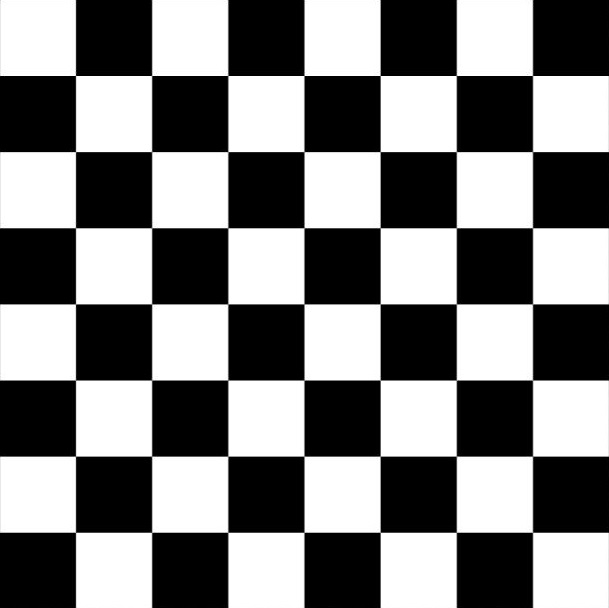
#> input picture images/chess.jpg, 609 x 608 px
$ python FindingCorners.py
#> lines starting #> are read from the running program, lines starting #| are printed output that depends on the picture; after the words box and inside, x2 and y2 are one past the last pixel; in counts of white or black regions, pixels touching at a corner belong together
import cv2
import numpy as np

image = cv2.imread("images/chess.jpg")
#> image is the input picture: shape (608, 609, 3); min 0, max 255, mean 127.5
gray = cv2.cvtColor(image, cv2.COLOR_BGR2GRAY)

# cornerHarris uses float32 data type
gray = np.float32(gray)

corners = cv2.cornerHarris(gray, 3, 3, .05)
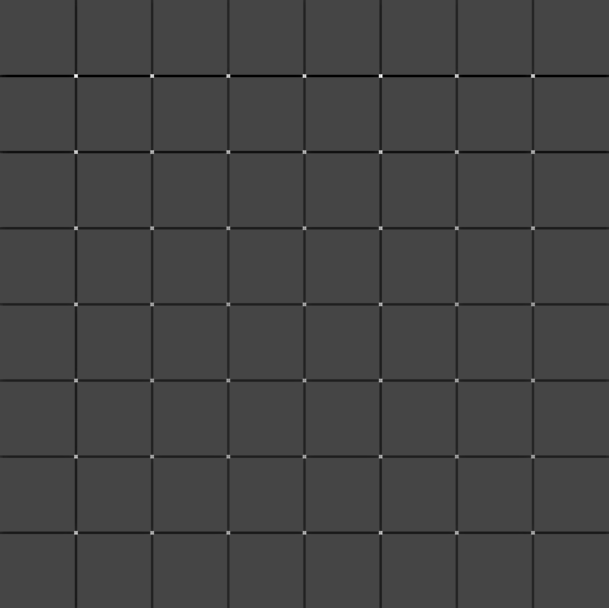
#> corners: shape (608, 609) float32; min -93595736, max 248225536, mean -2746201; drawn with min black and max white

# use a kernel for dilation
kernel = np.ones((7, 7))
corners = cv2.dilate(corners, kernel, iterations=2)
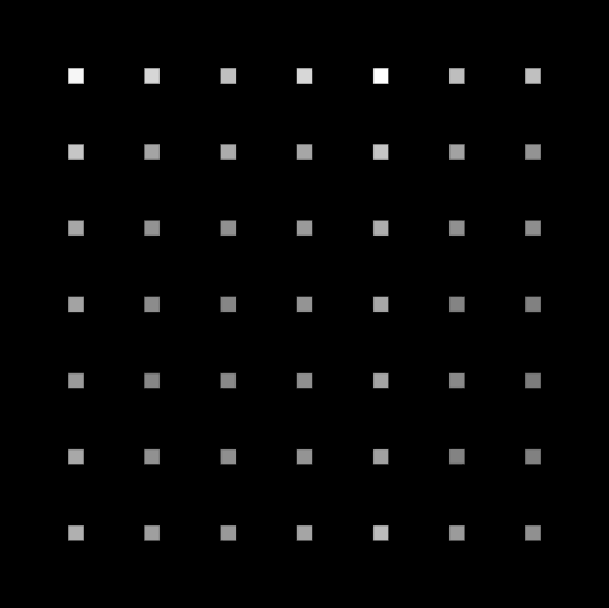
#> corners: shape (608, 609) float32; min -0.00556, max 248225536, mean 4972606.5; drawn with min black and max white
image_copy = image.copy()
image[corners > .025 * corners.max()] = [255, 127, 127]
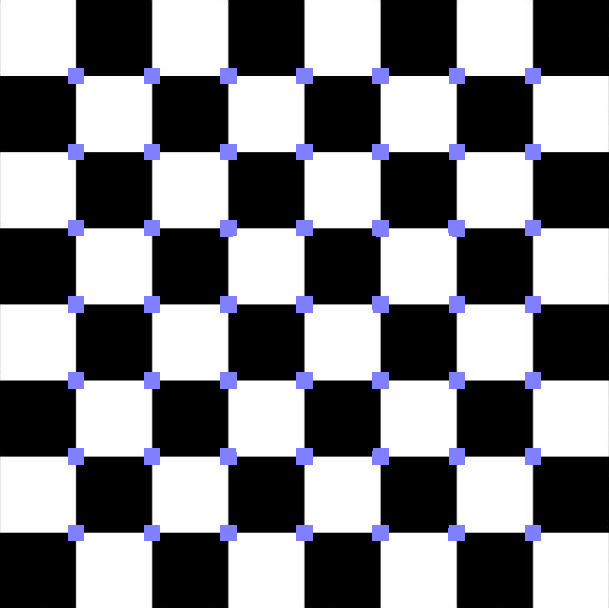
#> image: shape (608, 609, 3); 3.59% of pixels changed, all inside (x1, y1, x2, y2) = (68, 68, 541, 541)

# Combining the image
result = np.concatenate([image, image_copy], axis=1)
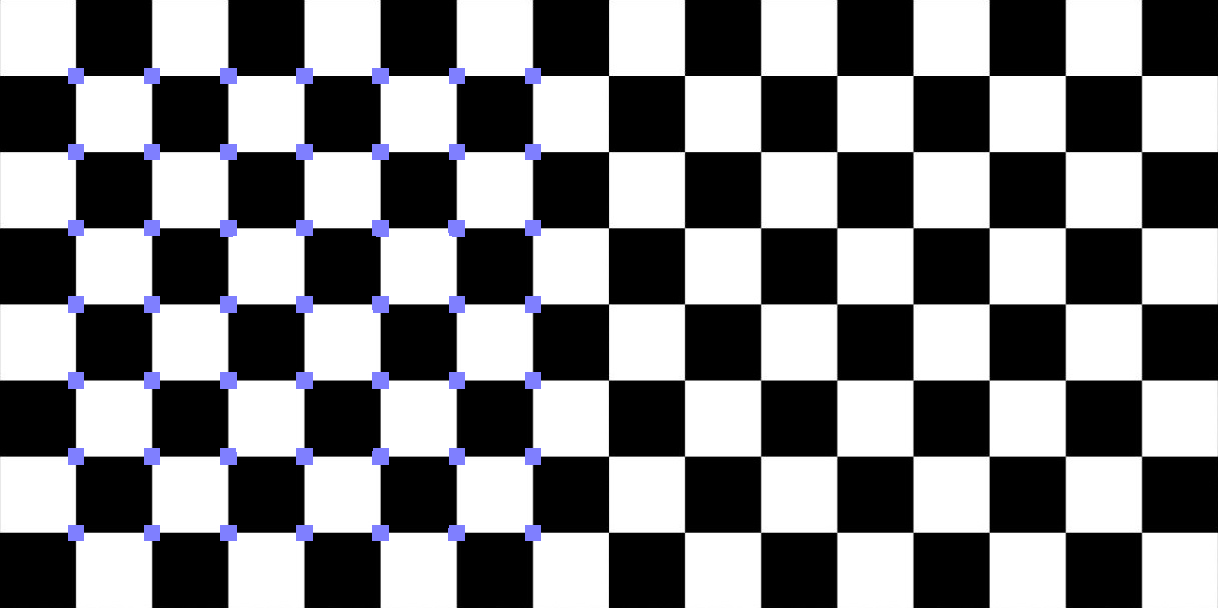
#> result: shape (608, 1218, 3); mean B, G, R 129.7, 127.5, 127.5
cv2.imshow("Corners ", result)
cv2.waitKey(0)
cv2.destroyAllWindows()

$ run again, with images/blobs.jpg copied over images/chess.jpg
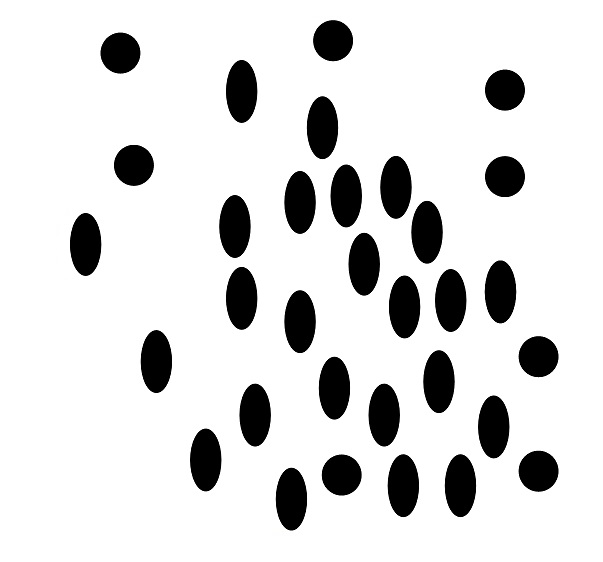
#> input picture images/blobs.jpg, 603 x 562 px
#> image is the input picture: shape (562, 603, 3); mean B, G, R 219.3, 219.3, 219.3
#> `corners = cv2.dilate(corners, kernel, iterations=2)`:
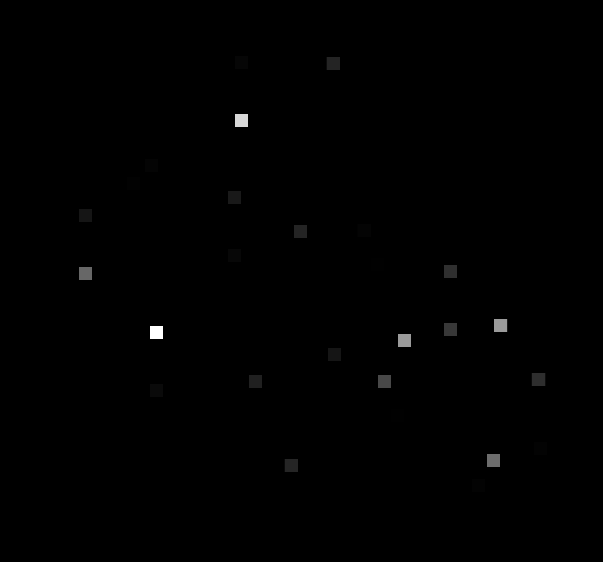
#> corners: shape (562, 603) float32; min 0, max 32417.6, mean 95; drawn with min black and max white
#> image: shape (562, 603, 3); 1.02% of pixels changed, all inside (x1, y1, x2, y2) = (79, 56, 546, 472)
#> `result = np.concatenate([image, image_copy], axis=1)`:
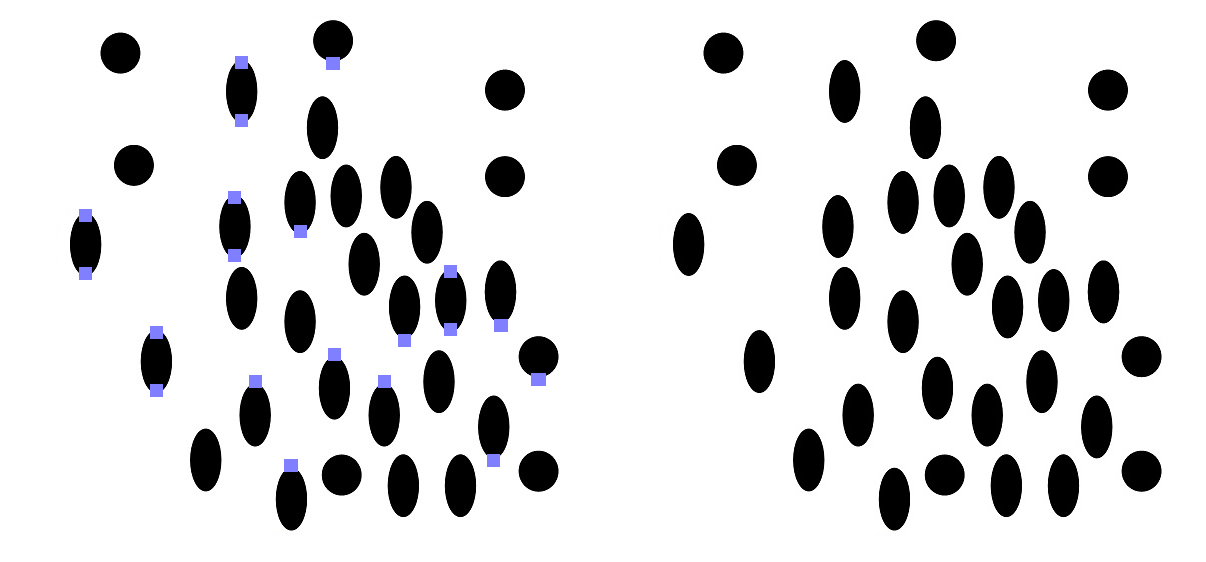
#> result: shape (562, 1206, 3); mean B, G, R 219.9, 219.2, 219.2

$ run again, with images/circles2.jpg copied over images/chess.jpg
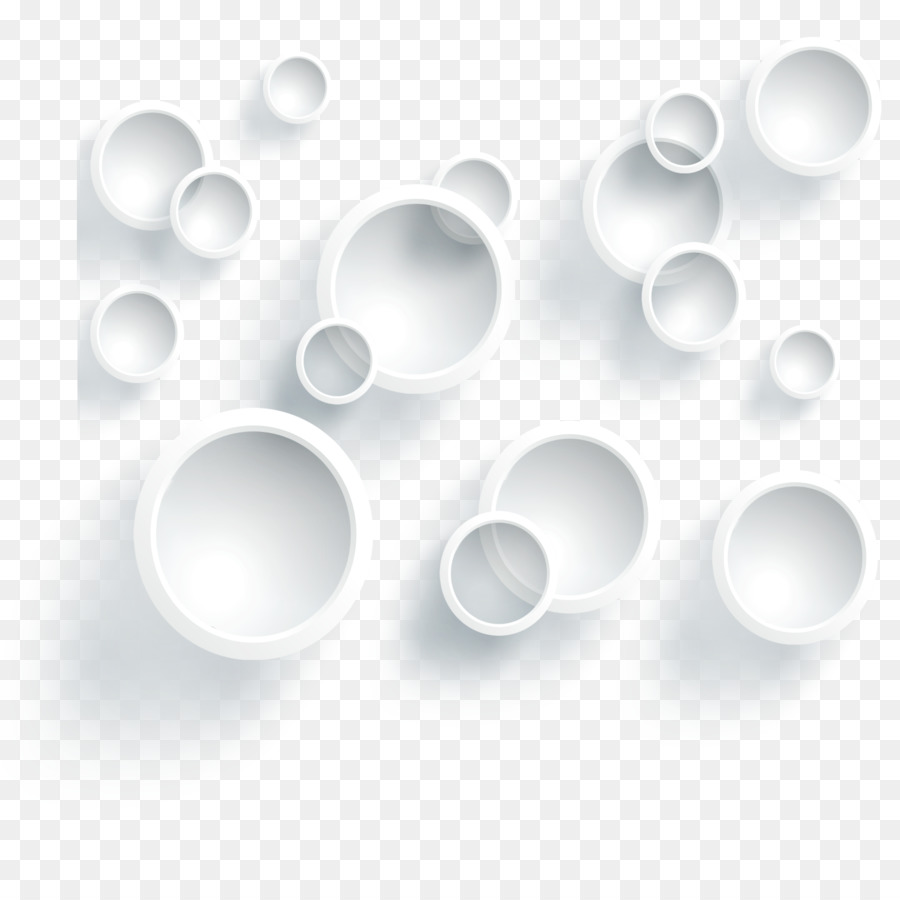
#> input picture images/circles2.jpg, 900 x 900 px
#> image is the input picture: shape (900, 900, 3); mean B, G, R 238.7, 238.1, 236.9
#> `corners = cv2.dilate(corners, kernel, iterations=2)`:
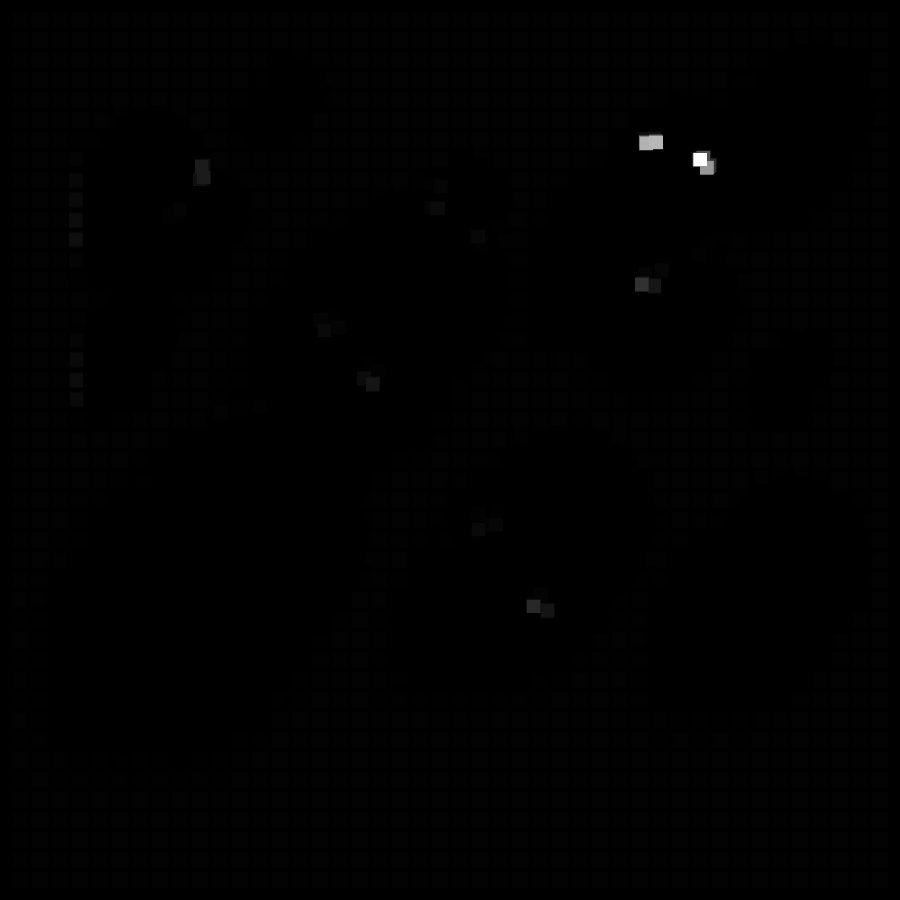
#> corners: shape (900, 900) float32; min -6.29, max 535825.5, mean 2540.7; drawn with min black and max white
#> image: shape (900, 900, 3); 0.62% of pixels changed, all inside (x1, y1, x2, y2) = (69, 131, 717, 618)
#> `result = np.concatenate([image, image_copy], axis=1)`:
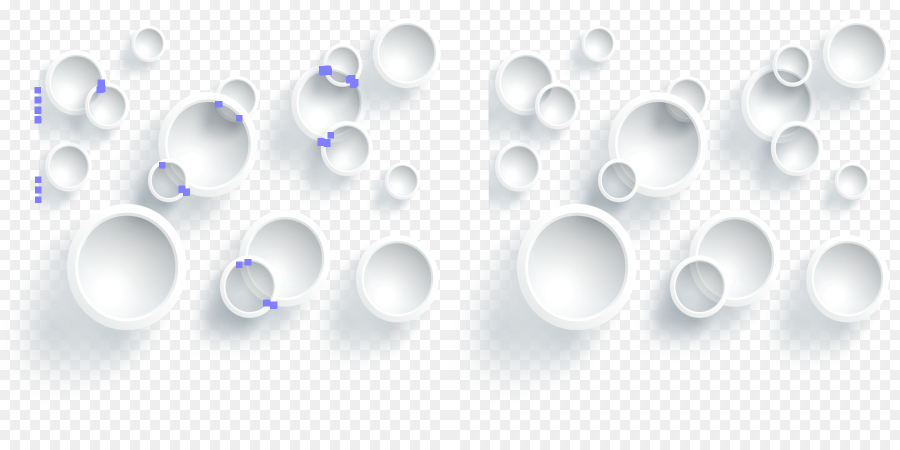
#> result: shape (900, 1800, 3) (shown at 1/2 size); mean B, G, R 238.8, 237.8, 236.6
